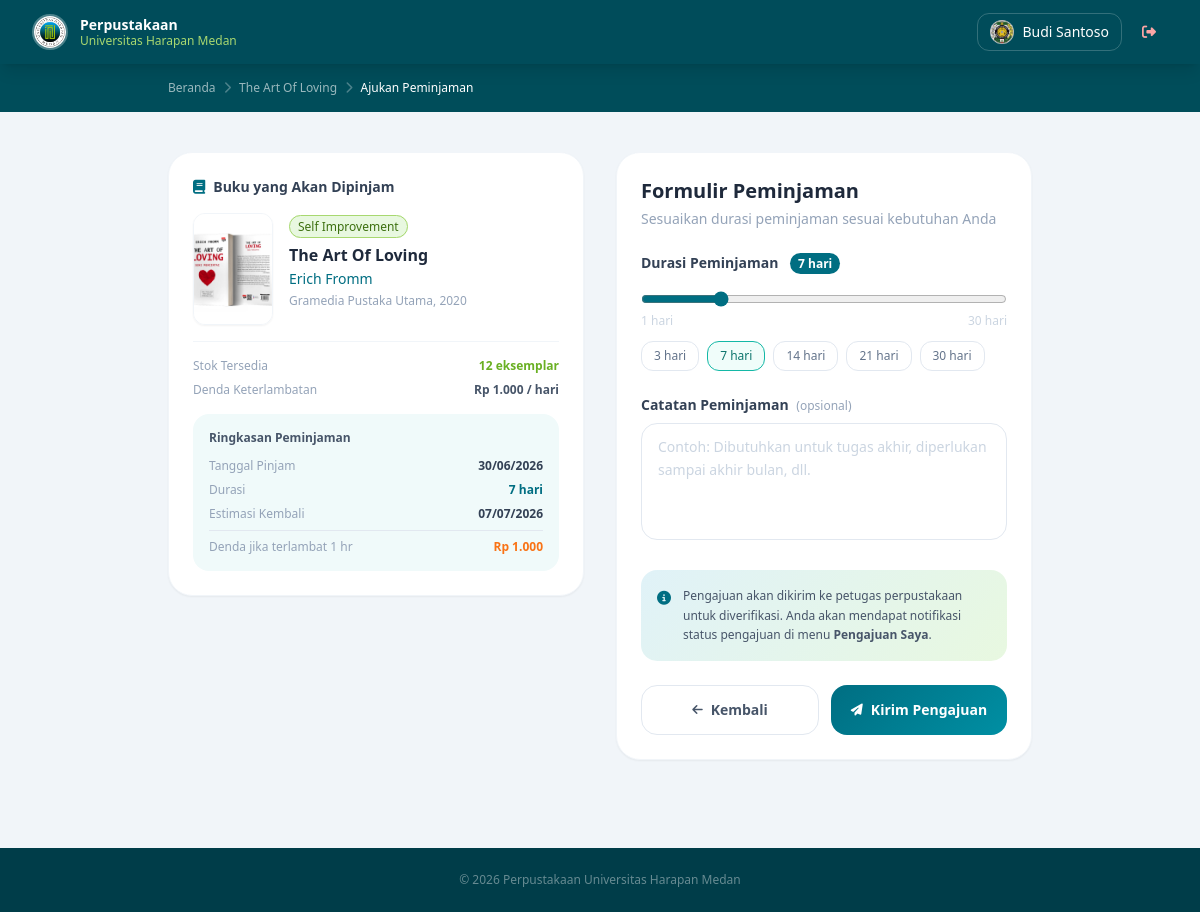
Page /perpustakaan/ajukan_pinjam.php?id=18 (signed in) on the committed database.
### tables this page shows
CREATE TABLE `users` (
  `id` int(11) NOT NULL,
  `nama` varchar(100) NOT NULL,
  `email` varchar(100) NOT NULL,
  `password` varchar(255) NOT NULL,
  `nim` varchar(20) DEFAULT NULL,
  `foto` varchar(255) DEFAULT NULL,
  `role` enum('admin','mahasiswa') NOT NULL DEFAULT 'mahasiswa',
  `created_at` timestamp NOT NULL DEFAULT current_timestamp()
);

CREATE TABLE `buku` (
  `id` int(11) NOT NULL,
  `kategori_id` int(11) NOT NULL,
  `judul` varchar(200) NOT NULL,
  `penulis` varchar(150) NOT NULL,
  `penerbit` varchar(150) NOT NULL,
  `tahun_terbit` year(4) NOT NULL,
  `stok` int(11) NOT NULL DEFAULT 0,
  `isbn` varchar(20) DEFAULT NULL,
  `foto` varchar(255) DEFAULT NULL,
  `deskripsi` text DEFAULT NULL
);

CREATE TABLE `kategori` (
  `id` int(11) NOT NULL,
  `nama_kategori` varchar(80) NOT NULL
);

### perpustakaan/ajukan_pinjam.php (the view, shortened to what this page needs)
<?php
require_once __DIR__ . '/config/db.php';
$id = (int)($_GET['id'] ?? 0);
$stmt = $pdo->prepare("SELECT b.*, k.nama_kategori FROM buku b
                        LEFT JOIN kategori k ON b.kategori_id=k.id WHERE b.id=?");
$stmt->execute([$id]);
$buku = $stmt->fetch();
$user = $pdo->prepare("SELECT * FROM users WHERE id=?");
$user->execute([$_SESSION['user_id']]);
$user_data    = $user->fetch();
$foto_nav     = $user_data['foto'] ?? null;
$ada_foto_nav = $foto_nav && file_exists(__DIR__.'/admin/uploads/foto_profil/'.$foto_nav);
$ada_foto     = $buku['foto'] && file_exists(__DIR__.'/admin/uploads/foto_buku/'.$buku['foto']);
?>
<!DOCTYPE html>
<html lang="id">
<head>
    <script src="https://cdn.tailwindcss.com"></script>
    <link rel="stylesheet" href="https://cdnjs.cloudflare.com/ajax/libs/font-awesome/6.5.0/css/all.min.css">
</head>
<body class="bg-slate-100 font-sans min-h-screen">
<nav class="navbar-blur fixed top-0 left-0 right-0 z-50 shadow-lg">
    <div class="max-w-7xl mx-auto px-4 lg:px-8">
        <div class="flex items-center justify-between h-16">
            <a href="beranda.php" class="flex items-center gap-3">
                <img src="assets/logo.jpg" alt="Logo"
                     class="w-9 h-9 rounded-full object-cover border-2 border-white border-opacity-30">
                <div class="hidden sm:block">
                    <p class="text-white font-bold text-sm leading-tight">Perpustakaan</p>
                    <p class="text-xs leading-tight" style="color:#a8d870">Universitas Harapan Medan</p>
                </div>
            </a>
            <div class="flex items-center gap-2">
                <div class="flex items-center gap-2 px-3 py-1.5 rounded-xl border border-white border-opacity-20 text-white text-sm">
                    <?php if ($ada_foto_nav): ?>
                        <img src="admin/uploads/foto_profil/<?= $foto_nav ?>"
                             class="w-6 h-6 rounded-full object-cover">
                    <?php endif; ?>
                    <span class="hidden sm:inline"><?= htmlspecialchars($_SESSION['nama']) ?></span>
                </div>
                <a href="auth/logout.php" class="text-red-300 hover:text-red-200 text-sm px-3 py-2 rounded-xl hover:bg-white hover:bg-opacity-10 transition">
                    <i class="fa-solid fa-right-from-bracket"></i>
                </a>
            </div>
        </div>
    </div>
</nav>
<div class="pt-16" style="background:#004d5a">
    <div class="max-w-4xl mx-auto px-4 py-4">
        <nav class="flex items-center gap-2 text-xs flex-wrap" style="color:rgba(255,255,255,0.6)">
            <a href="beranda.php" class="hover:text-white transition">Beranda</a>
            <i class="fa-solid fa-chevron-right text-xs" style="color:rgba(255,255,255,0.3)"></i>
            <a href="buku_detail.php?id=<?= $id ?>" class="hover:text-white transition">
                <?= htmlspecialchars($buku['judul']) ?>
            </a>
            <i class="fa-solid fa-chevron-right text-xs" style="color:rgba(255,255,255,0.3)"></i>
            <span class="text-white">Ajukan Peminjaman</span>
        </nav>
    </div>
</div>
<div class="max-w-4xl mx-auto px-4 py-10">
    <div class="fade-up grid md:grid-cols-2 gap-8">
        <div class="bg-white rounded-3xl p-6 shadow-sm border border-slate-100 h-fit sticky top-24">
            <h3 class="font-bold text-slate-700 text-sm mb-4 flex items-center gap-2">
                <i class="fa-solid fa-book" style="color:#006e82"></i>
                Buku yang Akan Dipinjam
            </h3>
            <div class="flex gap-4 mb-4">
                <?php if ($ada_foto): ?>
                <img src="admin/uploads/foto_buku/<?= $buku['foto'] ?>"
                     class="w-20 h-28 object-cover rounded-xl border border-slate-100 flex-shrink-0 shadow-sm">
                <?php endif; ?>
                <div>
                    <span class="text-xs px-2 py-0.5 rounded-full font-medium"
                          style="background:#e8f8e0;color:#3d7010;border:1px solid #a8d870">
                        <?= htmlspecialchars($buku['nama_kategori'] ?? '-') ?>
                    </span>
                    <h4 class="font-bold text-slate-800 text-base leading-tight mt-2">
                        <?= htmlspecialchars($buku['judul']) ?>
                    </h4>
                    <p class="text-sm mt-1" style="color:#006e82"><?= htmlspecialchars($buku['penulis']) ?></p>
                    <p class="text-xs text-slate-400 mt-1"><?= htmlspecialchars($buku['penerbit']) ?>, <?= $buku['tahun_terbit'] ?></p>
                </div>
            </div>
            <div class="border-t border-slate-100 pt-4 space-y-2">
                <div class="flex justify-between text-xs">
                    <span class="text-slate-400">Stok Tersedia</span>
                    <span class="font-semibold" style="color:#6ab023"><?= $buku['stok'] ?> eksemplar</span>
                </div>
                <div class="flex justify-between text-xs">
                    <span class="text-slate-400">Denda Keterlambatan</span>
                    <span class="font-semibold text-slate-600">Rp 1.000 / hari</span>
                </div>
            </div>
            <div class="mt-4 rounded-2xl p-4" style="background:#f0fafa">
                <p class="text-xs font-semibold text-slate-600 mb-3">Ringkasan Peminjaman</p>
                <div class="space-y-2 text-xs">
                    <div class="flex justify-between">
                        <span class="text-slate-400">Tanggal Pinjam</span>
                        <span class="font-semibold text-slate-700"><?= date('d/m/Y') ?></span>
                    </div>
                    <div class="flex justify-between">
                        <span class="text-slate-400">Durasi</span>
                        <span id="previewDurasi" class="font-semibold" style="color:#006e82">7 hari</span>
                    </div>
                    <div class="flex justify-between">
                        <span class="text-slate-400">Estimasi Kembali</span>
                        <span id="previewKembali" class="font-semibold text-slate-700"></span>
                    </div>
                    <div class="flex justify-between border-t border-slate-200 pt-2 mt-2">
                        <span class="text-slate-400">Denda jika terlambat 1 hr</span>
                        <span class="font-semibold text-orange-500">Rp 1.000</span>
                    </div>
                </div>
            </div>
        </div>
        <div>
            <div class="bg-white rounded-3xl p-6 shadow-sm border border-slate-100 mb-4">
                <h2 class="font-bold text-slate-800 text-xl mb-1">Formulir Peminjaman</h2>
                <p class="text-slate-400 text-sm mb-6">
                    Sesuaikan durasi peminjaman sesuai kebutuhan Anda
                </p>
                <form method="POST" class="space-y-6">
                    <div>
                        <label class="block text-sm font-semibold text-slate-700 mb-3">
                            Durasi Peminjaman
                            <span class="ml-2 px-2 py-0.5 rounded-full text-xs font-bold text-white"
                                  style="background:#006e82" id="labelDurasi">7 hari</span>
                        </label>
                        <input type="range" name="durasi" id="sliderDurasi"
                               min="1" max="30" value="7" step="1"
                               class="w-full h-2 rounded-full outline-none cursor-pointer"
                               oninput="updateDurasi(this.value)">
                        <div class="flex justify-between text-xs text-slate-300 mt-1">
                            <span>1 hari</span>
                            <span>30 hari</span>
                        </div>
                        <div class="flex gap-2 mt-3 flex-wrap">
                            <?php foreach ([3,7,14,21,30] as $d): ?>
                            <button type="button" onclick="setDurasi(<?= $d ?>)"
                                    class="durasi-btn px-3 py-1.5 rounded-xl text-xs font-medium border transition
                                           <?= $d===7?'border-teal-500 bg-teal-50 text-teal-700':'border-slate-200 text-slate-500 hover:border-teal-400 hover:text-teal-600' ?>">
                                <?= $d ?> hari
                            </button>
                            <?php endforeach; ?>
                        </div>
                    </div>
                    <div>
                        <label class="block text-sm font-semibold text-slate-700 mb-2">
                            Catatan Peminjaman
                            <span class="text-slate-400 font-normal text-xs ml-1">(opsional)</span>
                        </label>
                        <textarea name="catatan" rows="4"
                                  placeholder="Contoh: Dibutuhkan untuk tugas akhir, diperlukan sampai akhir bulan, dll."
                                  class="w-full border border-slate-200 rounded-2xl px-4 py-3 text-sm
                                         focus:outline-none focus:ring-2 focus:ring-teal-500 resize-none
                                         text-slate-600 placeholder-slate-300 leading-relaxed"></textarea>
                    </div>
                    <div class="flex items-start gap-3 p-4 rounded-2xl"
                         style="background:linear-gradient(135deg,#e0f2f8,#e8f8e0)">
                        <i class="fa-solid fa-circle-info text-sm mt-0.5 flex-shrink-0" style="color:#006e82"></i>
                        <div class="text-xs text-slate-600 leading-relaxed">
                            Pengajuan akan dikirim ke petugas perpustakaan untuk diverifikasi.
                            Anda akan mendapat notifikasi status pengajuan di menu
                            <strong>Pengajuan Saya</strong>.
                        </div>
                    </div>
                    <div class="flex gap-3">
                        <a href="buku_detail.php?id=<?= $id ?>"
                           class="flex-1 py-3.5 rounded-2xl text-slate-600 font-semibold text-sm border
                                  border-slate-200 hover:bg-slate-50 transition flex items-center justify-center gap-2">
                            <i class="fa-solid fa-arrow-left text-xs"></i>
                            Kembali
                        </a>
                        <button type="submit"
                                class="flex-1 py-3.5 rounded-2xl text-white font-semibold text-sm transition
                                       hover:shadow-xl hover:-translate-y-0.5 flex items-center justify-center gap-2"
                                style="background:linear-gradient(135deg,#006e82,#008fa3)">
                            <i class="fa-solid fa-paper-plane text-xs"></i>
                            Kirim Pengajuan
                        </button>
                    </div>
                </form>
            </div>
        </div>
    </div>
</div>
<footer style="background:#003d49" class="mt-8">
    <div class="max-w-7xl mx-auto px-4 py-6 text-center">
        <p class="text-xs" style="color:rgba(255,255,255,0.4)">
            &copy; <?= date('Y') ?> Perpustakaan Universitas Harapan Medan
        </p>
    </div>
</footer>
</body>
</html>

### perpustakaan/ajukan_pinjam.php (style rules this page uses)
.navbar-blur { background:rgba(0,77,90,0.97);backdrop-filter:blur(12px) }
.fade-up { animation:fadeInUp .5s ease both }
input[type=range] { accent-color:#006e82 }

### rows in the picture
users: foto (picture)
buku: judul "The Art Of Loving", foto (picture), kategori.nama_kategori "Self Improvement", penulis "Erich Fromm", penerbit "Gramedia Pustaka Utama", tahun_terbit "2020", stok "12"

### other values in the picture
$_SESSION['nama'] "Budi Santoso"
$d "3"
$d "7"
$d "14"
$d "21"
$d "30"
